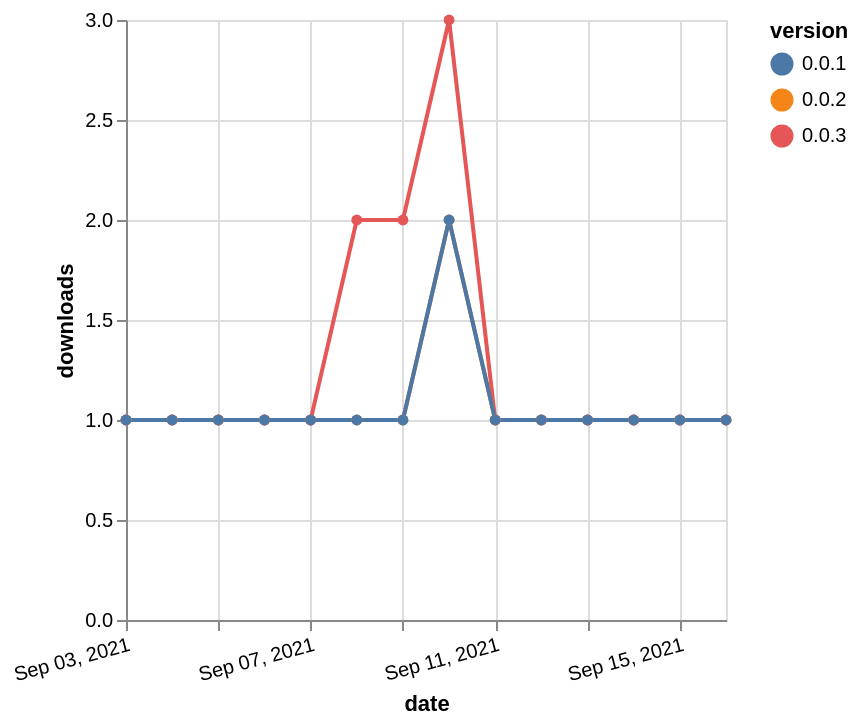

Write a Vega-Lite specification for this figure.
### Vega-Lite specification from a JSON file in a GitHub repository (floating-point values rounded to 4 significant figures)
{"$schema": "https://vega.github.io/schema/vega-lite/v5.json", "description": "A simple bar chart with embedded data.", "data": {"values": [{"date": "2021-09-03", "total": 412, "delta": 1, "version": "0.0.3"}, {"date": "2021-09-04", "total": 413, "delta": 1, "version": "0.0.3"}, {"date": "2021-09-05", "total": 414, "delta": 1, "version": "0.0.3"}, {"date": "2021-09-06", "total": 415, "delta": 1, "version": "0.0.3"}, {"date": "2021-09-07", "total": 416, "delta": 1, "version": "0.0.3"}, {"date": "2021-09-08", "total": 418, "delta": 2, "version": "0.0.3"}, {"date": "2021-09-09", "total": 420, "delta": 2, "version": "0.0.3"}, {"date": "2021-09-10", "total": 423, "delta": 3, "version": "0.0.3"}, {"date": "2021-09-11", "total": 424, "delta": 1, "version": "0.0.3"}, {"date": "2021-09-12", "total": 425, "delta": 1, "version": "0.0.3"}, {"date": "2021-09-13", "total": 426, "delta": 1, "version": "0.0.3"}, {"date": "2021-09-14", "total": 427, "delta": 1, "version": "0.0.3"}, {"date": "2021-09-15", "total": 428, "delta": 1, "version": "0.0.3"}, {"date": "2021-09-16", "total": 429, "delta": 1, "version": "0.0.3"}, {"date": "2021-09-03", "total": 228, "delta": 1, "version": "0.0.2"}, {"date": "2021-09-04", "total": 229, "delta": 1, "version": "0.0.2"}, {"date": "2021-09-05", "total": 230, "delta": 1, "version": "0.0.2"}, {"date": "2021-09-06", "total": 231, "delta": 1, "version": "0.0.2"}, {"date": "2021-09-07", "total": 232, "delta": 1, "version": "0.0.2"}, {"date": "2021-09-08", "total": 233, "delta": 1, "version": "0.0.2"}, {"date": "2021-09-09", "total": 234, "delta": 1, "version": "0.0.2"}, {"date": "2021-09-10", "total": 236, "delta": 2, "version": "0.0.2"}, {"date": "2021-09-11", "total": 237, "delta": 1, "version": "0.0.2"}, {"date": "2021-09-12", "total": 238, "delta": 1, "version": "0.0.2"}, {"date": "2021-09-13", "total": 239, "delta": 1, "version": "0.0.2"}, {"date": "2021-09-14", "total": 240, "delta": 1, "version": "0.0.2"}, {"date": "2021-09-15", "total": 241, "delta": 1, "version": "0.0.2"}, {"date": "2021-09-16", "total": 242, "delta": 1, "version": "0.0.2"}, {"date": "2021-09-03", "total": 232, "delta": 1, "version": "0.0.1"}, {"date": "2021-09-04", "total": 233, "delta": 1, "version": "0.0.1"}, {"date": "2021-09-05", "total": 234, "delta": 1, "version": "0.0.1"}, {"date": "2021-09-06", "total": 235, "delta": 1, "version": "0.0.1"}, {"date": "2021-09-07", "total": 236, "delta": 1, "version": "0.0.1"}, {"date": "2021-09-08", "total": 237, "delta": 1, "version": "0.0.1"}, {"date": "2021-09-09", "total": 238, "delta": 1, "version": "0.0.1"}, {"date": "2021-09-10", "total": 240, "delta": 2, "version": "0.0.1"}, {"date": "2021-09-11", "total": 241, "delta": 1, "version": "0.0.1"}, {"date": "2021-09-12", "total": 242, "delta": 1, "version": "0.0.1"}, {"date": "2021-09-13", "total": 243, "delta": 1, "version": "0.0.1"}, {"date": "2021-09-14", "total": 244, "delta": 1, "version": "0.0.1"}, {"date": "2021-09-15", "total": 245, "delta": 1, "version": "0.0.1"}, {"date": "2021-09-16", "total": 246, "delta": 1, "version": "0.0.1"}]}, "width": "container", "mark": {"type": "line", "point": {"filled": true}}, "encoding": {"x": {"field": "date", "type": "temporal", "timeUnit": "yearmonthdate", "title": "date", "axis": {"labelAngle": -15}}, "y": {"field": "delta", "type": "quantitative", "title": "downloads"}, "color": {"field": "version", "type": "nominal"}, "tooltip": {"field": "delta"}}}
